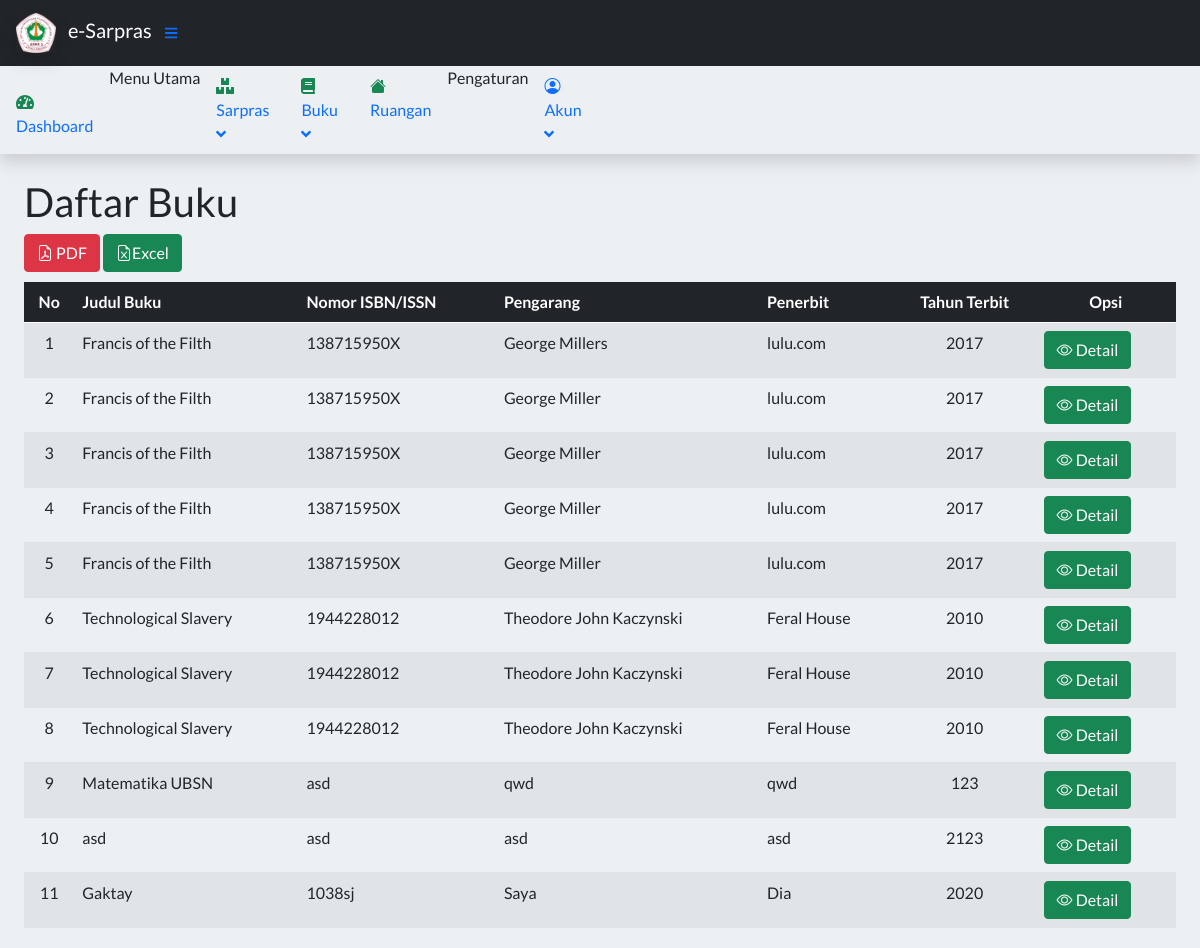
Before: /index.php?page=DaftarBuku (signed in) with the older database file.
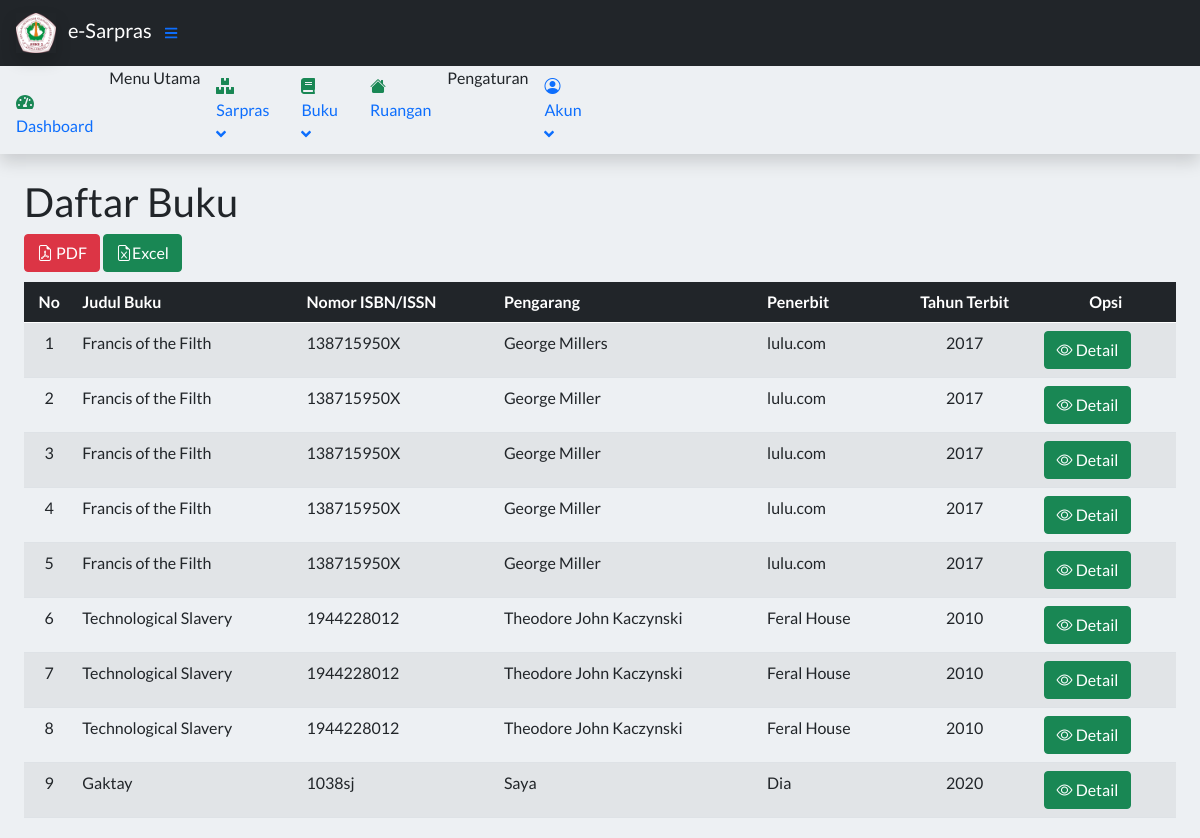
After: the same page with the newer database file.
### tables this page shows
CREATE TABLE `tbuku` (
  `idBuku` int(11) NOT NULL,
  `judulBuku` varchar(50) NOT NULL,
  `fotoBuku` varchar(255) DEFAULT 'book.svg',
  `nomorBuku` varchar(30) DEFAULT NULL,
  `pengarang` varchar(30) NOT NULL,
  `penerbit` varchar(30) NOT NULL,
  `tahunTerbit` int(4) NOT NULL,
  `jumlahHalaman` int(4) DEFAULT NULL,
  `nomorRegister` varchar(30) DEFAULT NULL,
  `tahunPembelian` int(4) DEFAULT NULL,
  `hargaBuku` int(7) DEFAULT 0,
  `sumberDana` enum('BOS','BOSDA') NOT NULL,
  `kondisiBuku` enum('Baik','Rusak') NOT NULL,
  `linkRuangan` int(11) NOT NULL,
  `isDeleted` tinyint(1) NOT NULL DEFAULT 0
);

### config/connect.php (called while the page is built)
<?php
    $db = mysqli_connect('localhost', 'root', '', 'inventorymanagement');
    function querySql($query)
        {
        global $db;
        $item = mysqli_query($db, $query);
        $items = [];
        while ($row = mysqli_fetch_assoc($item)) {
            $items[] = $row;
            }
        return $items;
        }

### contents/Buku/daftarbuku.php (the view, shortened to what this page needs)
<?php
    $buku = querySql ("SELECT * FROM tbuku WHERE isDeleted=0");
 ?>
<main>
    <div class="container-fluid px-4">
        <h1 class="mt-4">Daftar Buku</h1>
          <div style="margin-bottom: 10px">
        <a href="config/bukupdf/pdf.php" class="btn btn-danger bi bi-file-earmark-pdf" target="_blank"> PDF</a>
        <a href="config/excel/reportdataexcel.php" class="btn btn-success bi bi-file-earmark-excel" target="_blank">Excel</a>
    </div>
          <div style="margin-bottom: 20px">
<table id="example" class="table caption-top table-striped" class="display nowrap table-striped table-bordered table" style="width:100%">
            <thead class="table-dark">
                <tr>
                    <th class="text-md-center align-middle">No</th>
                    <th class="align-middle">Judul Buku</th>
                    <th class="align-middle">Nomor ISBN/ISSN</th>
                    <th class="align-middle">Pengarang</th>
                    <th class="align-middle">Penerbit</th>
                    <th class="text-md-center align-middle">Tahun Terbit</th>
                    <th class="text-md-center align-middle">Opsi</th>
                </tr>
            </thead>
            <tbody class="">
                <?php $i = 1;?>
                <?php foreach($buku as $item) : ?>
                    <tr>
                    <td class="text-md-center"><?= $i; ?></td>
                    <td class=""><?= $item["judulBuku"]; ?></td>
                    <td class=""><?= $item["nomorBuku"]; ?></td>
                    <td class=""><?= $item["pengarang"]; ?></td>
                    <td class=""><?= $item["penerbit"]; ?></td>
                    <td class="text-md-center"><?= $item["tahunTerbit"]; ?></td>
                        <td>
                                <a href="index.php?page=DetailBuku&id=<?php echo $item['idBuku']; ?>"class="btn btn-success"><i class="bi bi-eye"></i> Detail</a>
                        </td>
                    </tr>
                    <?php $i++ ?>
                <?php endforeach; ?>
            </tbody>
        </table>
        </div>
    </div>
</main>

Changed rows visible on the page:
no longer on this page (row edited): tbuku: judulBuku "Matematika UBSN", nomorBuku "asd", pengarang "qwd", penerbit "qwd", tahunTerbit "123"
no longer on this page (row edited): tbuku: judulBuku "asd", nomorBuku "asd", pengarang "asd", penerbit "asd", tahunTerbit "2123"
